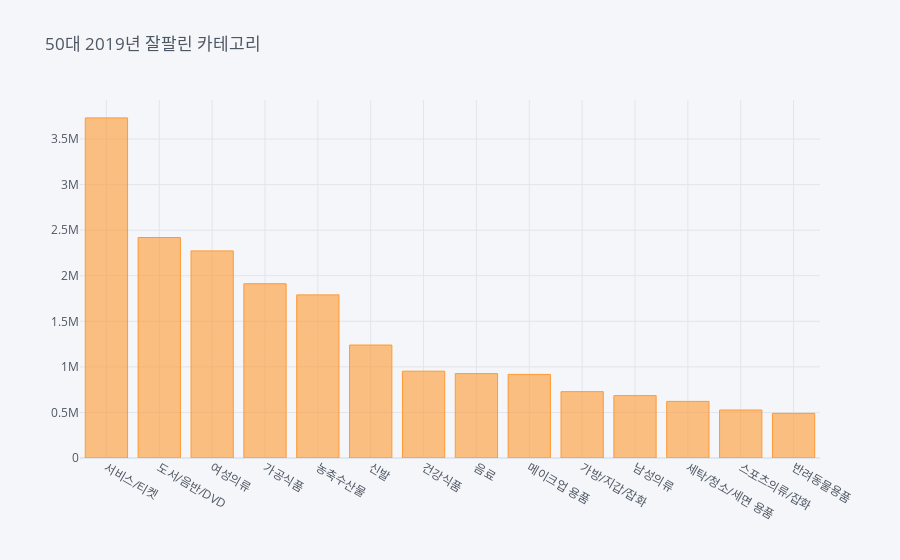
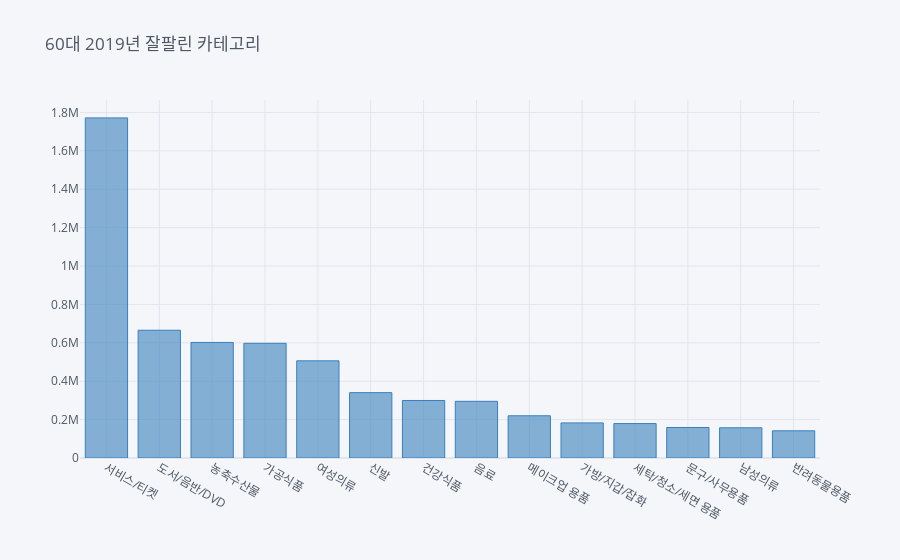

Notebook cell for these charts, in order:
### Code cell
display(mco_2019_50_count.iplot(kind='bar' ,   title = '50대 2019년 잘팔린 카테고리' ))
display(mco_2019_60_count.iplot(kind='bar' , color = 'blue'  , title = '60대 2019년 잘팔린 카테고리' ))

### Figure 1 — Plotly figure (JSON) as saved in the notebook; plotly's stock layout.template omitted (floating-point values rounded to 4 significant figures)
{"data": [{"marker": {"color": "rgba(255, 153, 51, 0.6)", "line": {"color": "rgba(255, 153, 51, 1.0)", "width": 1}}, "name": "구매수", "orientation": "v", "text": "", "type": "bar", "x": ["서비스/티켓", "도서/음반/DVD", "여성의류", "가공식품", "농축수산물", "신발", "건강식품", "음료", "메이크업 용품", "가방/지갑/잡화", "남성의류", "세탁/청소/세면 용품", "스포츠의류/잡화", "반려동물용품"], "y": [3732151, 2419359, 2272635, 1912341, 1790040, 1239778, 952470, 926007, 917497, 728059, 684308, 621259, 526540, 489799]}], "layout": {"legend": {"bgcolor": "#F5F6F9", "font": {"color": "#4D5663"}}, "paper_bgcolor": "#F5F6F9", "plot_bgcolor": "#F5F6F9", "title": {"font": {"color": "#4D5663"}, "text": "50대 2019년 잘팔린 카테고리"}, "xaxis": {"gridcolor": "#E1E5ED", "showgrid": true, "tickfont": {"color": "#4D5663"}, "title": {"font": {"color": "#4D5663"}, "text": ""}, "zerolinecolor": "#E1E5ED"}, "yaxis": {"gridcolor": "#E1E5ED", "showgrid": true, "tickfont": {"color": "#4D5663"}, "title": {"font": {"color": "#4D5663"}, "text": ""}, "zerolinecolor": "#E1E5ED"}}}

### Figure 2 — Plotly figure (JSON) as saved in the notebook; plotly's stock layout.template omitted (floating-point values rounded to 4 significant figures)
{"data": [{"marker": {"color": "rgba(55, 128, 191, 0.6)", "line": {"color": "rgba(55, 128, 191, 1.0)", "width": 1}}, "name": "구매수", "orientation": "v", "text": "", "type": "bar", "x": ["서비스/티켓", "도서/음반/DVD", "농축수산물", "가공식품", "여성의류", "신발", "건강식품", "음료", "메이크업 용품", "가방/지갑/잡화", "세탁/청소/세면 용품", "문구/사무용품", "남성의류", "반려동물용품"], "y": [1771453, 665563, 601957, 597500, 506125, 340465, 299558, 295304, 219970, 182799, 179454, 158817, 157356, 141616]}], "layout": {"legend": {"bgcolor": "#F5F6F9", "font": {"color": "#4D5663"}}, "paper_bgcolor": "#F5F6F9", "plot_bgcolor": "#F5F6F9", "title": {"font": {"color": "#4D5663"}, "text": "60대 2019년 잘팔린 카테고리"}, "xaxis": {"gridcolor": "#E1E5ED", "showgrid": true, "tickfont": {"color": "#4D5663"}, "title": {"font": {"color": "#4D5663"}, "text": ""}, "zerolinecolor": "#E1E5ED"}, "yaxis": {"gridcolor": "#E1E5ED", "showgrid": true, "tickfont": {"color": "#4D5663"}, "title": {"font": {"color": "#4D5663"}, "text": ""}, "zerolinecolor": "#E1E5ED"}}}
